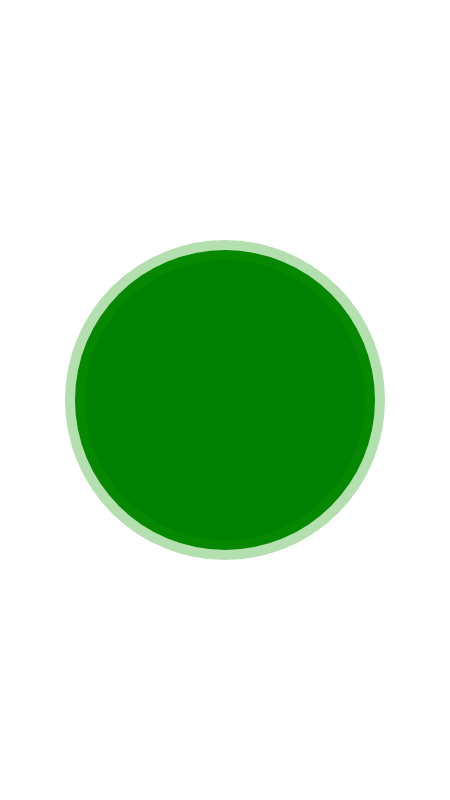
Frame 1 (no input)
Frame 60 (no input): identical to frame 1, image omitted
Frame 120 (the mouse pressed at the canvas centre since frame 60): identical to frame 1, image omitted

The p5.js sketch that drew this single still picture (run headless with seeded random() and noise() and a simulated clock; from frame 60 on, the mouse is pressed at the canvas centre):

// p5.js sketch
// ── sketch.js
function setup() {
  createCanvas(450, 800);
}

function draw() {
  background("white");

  fill("green");
  stroke("#10990050");
  strokeWeight(20);

  circle(width / 2, height / 2, 300);
}
